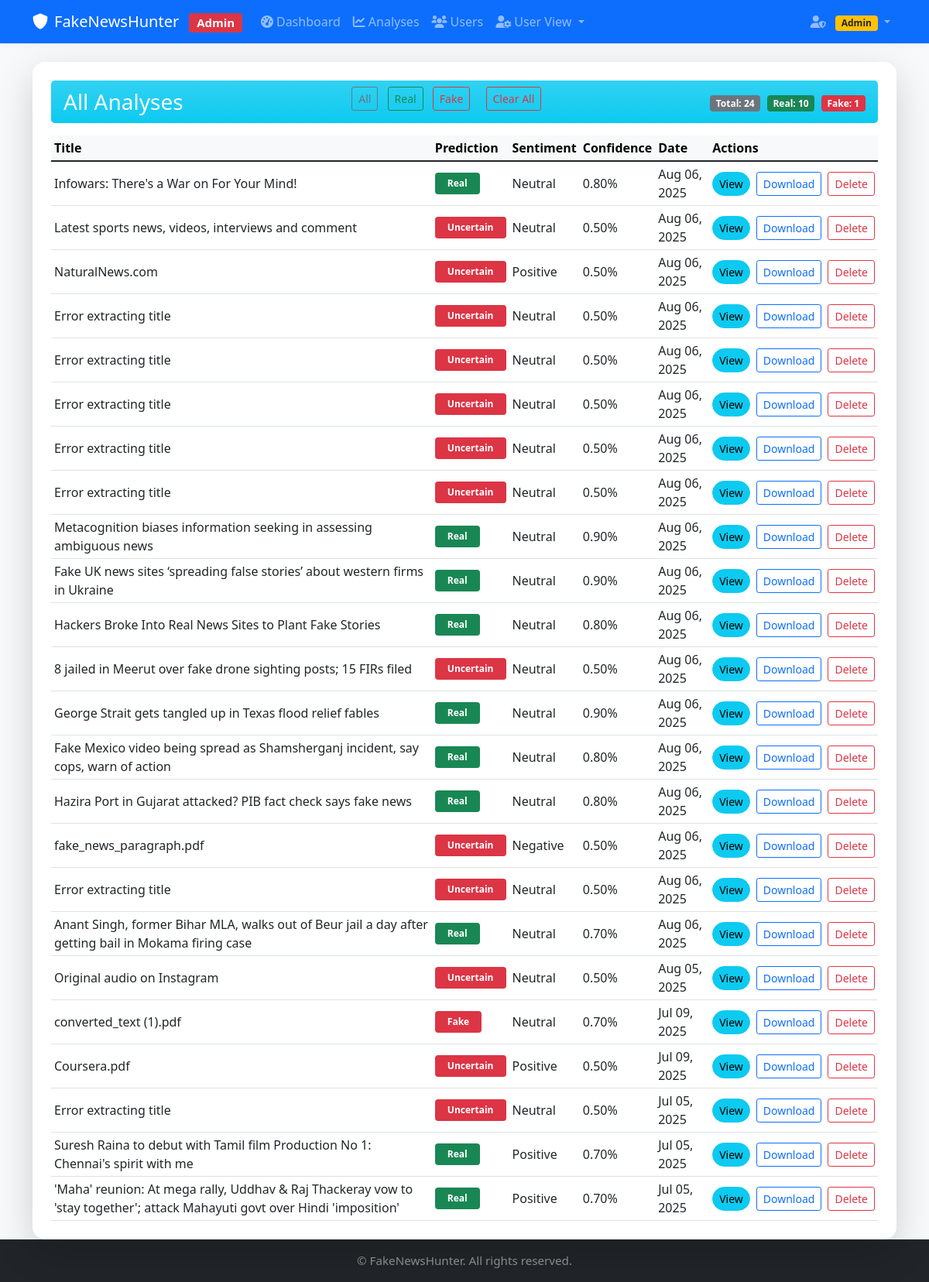
Page /history/ (signed in) on the committed database.
### core/models.py (models this page shows, shortened)
class ArticleAnalysis(models.Model):
    user = models.ForeignKey(User, on_delete=models.CASCADE, related_name='analyses', null=True, blank=True)
    url = models.URLField(unique=True)
    title = models.CharField(max_length=512)
    content = models.TextField()
    publication_date = models.DateTimeField(null=True, blank=True)
    author = models.CharField(max_length=256, null=True, blank=True)
    source_domain = models.CharField(max_length=128)
    prediction = models.CharField(max_length=32)
    confidence = models.FloatField()
    sentiment = models.CharField(max_length=32)
    sentiment_score = models.FloatField()
    entities = models.TextField()
    trust_score = models.CharField(max_length=32)
    created_at = models.DateTimeField(auto_now_add=True)
    class Meta:
        verbose_name_plural = "Article Analyses"
        ordering = ['-created_at']

### core/views.py (the view)
# urls.py: path('history/', views.history, name='history'),
@login_required
def history(request):
    filter_val = request.GET.get('filter')
    if request.user.is_staff or request.user.is_superuser:
        qs = ArticleAnalysis.objects.all().order_by('-created_at')
    else:
        qs = ArticleAnalysis.objects.filter(user=request.user).order_by('-created_at')
    if filter_val in ('Real', 'Fake'):
        analyses = qs.filter(prediction=filter_val)
    else:
        analyses = qs
    stats = {
        'total': qs.count(),
        'real': qs.filter(prediction='Real').count(),
        'fake': qs.filter(prediction='Fake').count(),
    }
    return render(request, 'history.html', {'analyses': analyses, 'stats': stats})

### templates/history.html (shortened to what this page needs)
{% extends 'base.html' %}
{% block content %}
<div class="row justify-content-center">
    <div class="col-md-12">
        <div class="card shadow-lg p-4 border-0">
            <div class="card-header bg-gradient bg-info text-white d-flex flex-column flex-md-row align-items-md-center justify-content-between rounded-3 mb-3 border-0">
                <h3 class="mb-2 mb-md-0">{% if user.is_staff or user.is_superuser %}All Analyses{% else %}My Analyses{% endif %}</h3>
                <div>
                    <a href="?" class="btn btn-outline-secondary btn-sm me-2 mb-2">All</a>
                    <a href="?filter=Real" class="btn btn-outline-success btn-sm me-2 mb-2">Real</a>
                    <a href="?filter=Fake" class="btn btn-outline-danger btn-sm mb-2">Fake</a>
                    <a href="{% url 'clear_history' %}" class="btn btn-outline-danger btn-sm mb-2 ms-md-3" onclick="return confirm('{% if user.is_staff or user.is_superuser %}Are you sure you want to clear ALL analyses from ALL users?{% else %}Are you sure you want to clear your analysis history?{% endif %}');">{% if user.is_staff or user.is_superuser %}Clear All{% else %}Clear My History{% endif %}</a>
                </div>
                <div class="mt-2 mt-md-0">
                    <span class="badge bg-secondary me-1">Total: {{ stats.total }}</span>
                    <span class="badge bg-success me-1">Real: {{ stats.real }}</span>
                    <span class="badge bg-danger">Fake: {{ stats.fake }}</span>
                </div>
            </div>
            <div class="card-body p-0">
                <div class="table-responsive">
                    <table class="table table-hover table-sm align-middle mb-0">
                        <thead class="table-light">
                            <tr>
                                <th>Title</th>
                                <th>Prediction</th>
                                <th>Sentiment</th>
                                <th>Confidence</th>
                                <th>Date</th>
                                <th>Actions</th>
                            </tr>
                        </thead>
                        <tbody>
                        {% for analysis in analyses %}
                        <tr class="align-middle">
                            <td class="fw-semibold">{{ analysis.title }}</td>
                            <td>
                                <span class="badge px-3 py-2 bg-{% if analysis.prediction == 'Real' %}success{% else %}danger{% endif %}">
                                    {{ analysis.prediction }}
                                </span>
                            </td>
                            <td>{{ analysis.sentiment }}</td>
                            <td>{{ analysis.confidence|floatformat:2 }}%</td>
                            <td>{{ analysis.created_at|date:"M d, Y" }}</td>
                            <td>
                                <div class="d-flex align-items-center gap-2 flex-nowrap">
                                    <a href="{% url 'result' analysis.pk %}" class="btn btn-sm btn-info">View</a>
                                    <a href="{% url 'download_result' analysis.pk %}" class="btn btn-sm btn-outline-primary">Download</a>
                                    <a href="{% url 'delete_analysis' analysis.pk %}" class="btn btn-sm btn-outline-danger" onclick="return confirm('Delete this analysis?');">Delete</a>
                                </div>
                            </td>
                        </tr>
                        {% empty %}
                        <tr><td colspan="6" class="text-center text-muted">No analyses found.</td></tr>
                        {% endfor %}
                        </tbody>
                    </table>
                </div>
            </div>
        </div>
    </div>
</div>
{% endblock %}

### static/style.css (style rules this page uses)
body { background: #f8f9fa; }
.card { border-radius: 1rem; }
.card-header { border-radius: 1rem 1rem 0 0; }
.btn-primary, .btn-success, .btn-info { border-radius: 2rem; font-weight: 500; }
.table th, .table td { vertical-align: middle; }

### rows in the picture
ArticleAnalysis: title "Infowars: There's a War on For Your Mind!", prediction "Real", sentiment "Neutral", confidence "0.80", created_at "Aug 06, 2025"
ArticleAnalysis: title "Latest sports news, videos, interviews and comment", prediction "Uncertain", sentiment "Neutral", confidence "0.50", created_at "Aug 06, 2025"
ArticleAnalysis: title "NaturalNews.com", prediction "Uncertain", sentiment "Positive", confidence "0.50", created_at "Aug 06, 2025"
ArticleAnalysis: title "Error extracting title", prediction "Uncertain", sentiment "Neutral", confidence "0.50", created_at "Aug 06, 2025"
ArticleAnalysis: title "Error extracting title", prediction "Uncertain", sentiment "Neutral", confidence "0.50", created_at "Aug 06, 2025"
ArticleAnalysis: title "Error extracting title", prediction "Uncertain", sentiment "Neutral", confidence "0.50", created_at "Aug 06, 2025"
ArticleAnalysis: title "Error extracting title", prediction "Uncertain", sentiment "Neutral", confidence "0.50", created_at "Aug 06, 2025"
ArticleAnalysis: title "Error extracting title", prediction "Uncertain", sentiment "Neutral", confidence "0.50", created_at "Aug 06, 2025"
ArticleAnalysis: title "Metacognition biases information seeking in assessing ambiguous news", prediction "Real", sentiment "Neutral", confidence "0.90", created_at "Aug 06, 2025"
ArticleAnalysis: title "Fake UK news sites ‘spreading false stories’ about western firms in Ukraine", prediction "Real", sentiment "Neutral", confidence "0.90", created_at "Aug 06, 2025"
ArticleAnalysis: title "Hackers Broke Into Real News Sites to Plant Fake Stories", prediction "Real", sentiment "Neutral", confidence "0.80", created_at "Aug 06, 2025"
ArticleAnalysis: title "8 jailed in Meerut over fake drone sighting posts; 15 FIRs filed", prediction "Uncertain", sentiment "Neutral", confidence "0.50", created_at "Aug 06, 2025"
ArticleAnalysis: title "George Strait gets tangled up in Texas flood relief fables", prediction "Real", sentiment "Neutral", confidence "0.90", created_at "Aug 06, 2025"
ArticleAnalysis: title "Fake Mexico video being spread as Shamsherganj incident, say cops, warn of action", prediction "Real", sentiment "Neutral", confidence "0.80", created_at "Aug 06, 2025"
ArticleAnalysis: title "Hazira Port in Gujarat attacked? PIB fact check says fake news", prediction "Real", sentiment "Neutral", confidence "0.80", created_at "Aug 06, 2025"
ArticleAnalysis: title "fake_news_paragraph.pdf", prediction "Uncertain", sentiment "Negative", confidence "0.50", created_at "Aug 06, 2025"
ArticleAnalysis: title "Error extracting title", prediction "Uncertain", sentiment "Neutral", confidence "0.50", created_at "Aug 06, 2025"
ArticleAnalysis: title "Anant Singh, former Bihar MLA, walks out of Beur jail a day after getting bail in Mokama firing case", prediction "Real", sentiment "Neutral", confidence "0.70", created_at "Aug 06, 2025"
ArticleAnalysis: title "Original audio on Instagram", prediction "Uncertain", sentiment "Neutral", confidence "0.50", created_at "Aug 05, 2025"
ArticleAnalysis: title "converted_text (1).pdf", prediction "Fake", sentiment "Neutral", confidence "0.70", created_at "Jul 09, 2025"
ArticleAnalysis: title "Coursera.pdf", prediction "Uncertain", sentiment "Positive", confidence "0.50", created_at "Jul 09, 2025"
ArticleAnalysis: title "Error extracting title", prediction "Uncertain", sentiment "Neutral", confidence "0.50", created_at "Jul 05, 2025"
ArticleAnalysis: title "Suresh Raina to debut with Tamil film Production No 1: Chennai's spirit with me", prediction "Real", sentiment "Positive", confidence "0.70", created_at "Jul 05, 2025"
ArticleAnalysis: title "'Maha' reunion: At mega rally, Uddhav & Raj Thackeray vow to 'stay together'; attack Mahayuti govt over Hindi 'imposition'", prediction "Real", sentiment "Positive", confidence "0.70", created_at "Jul 05, 2025"

### other values in the picture
{{ stats.total }} "24"
{{ stats.real }} "10"
{{ stats.fake }} "1"
